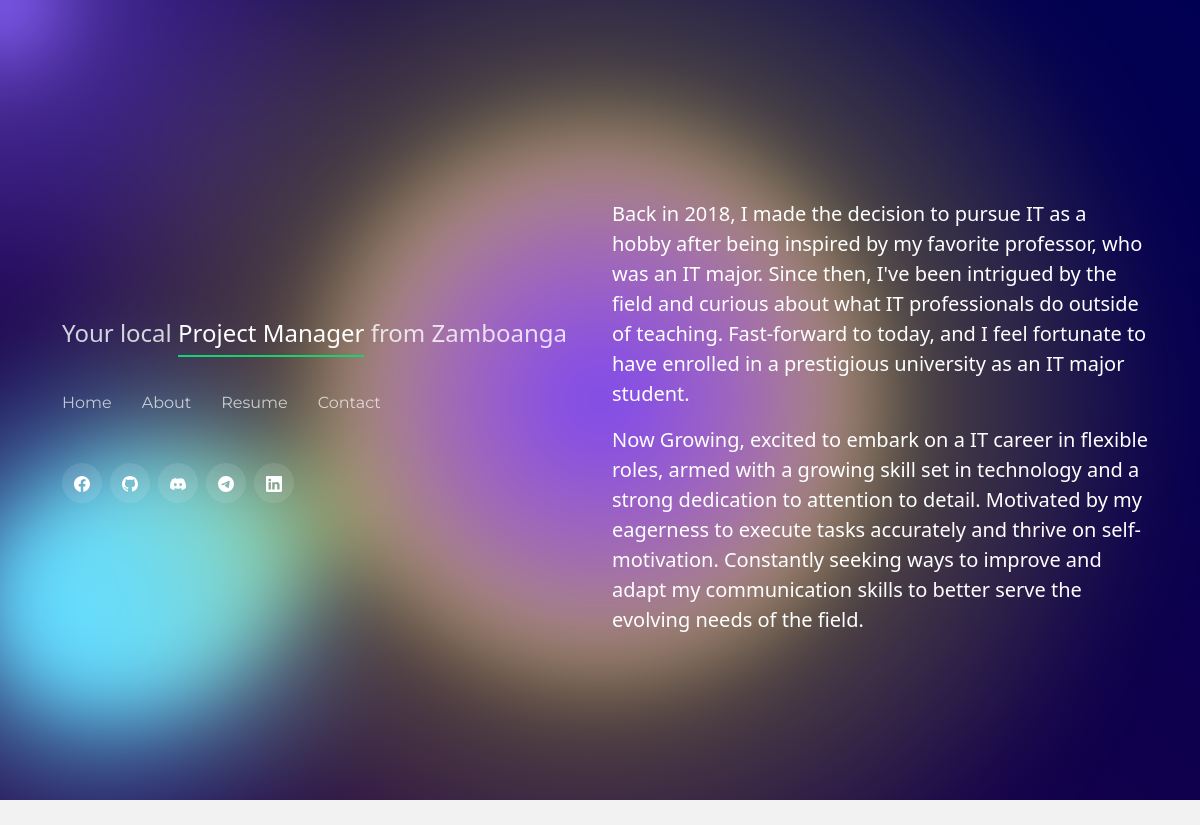
Before: / with the older database file.
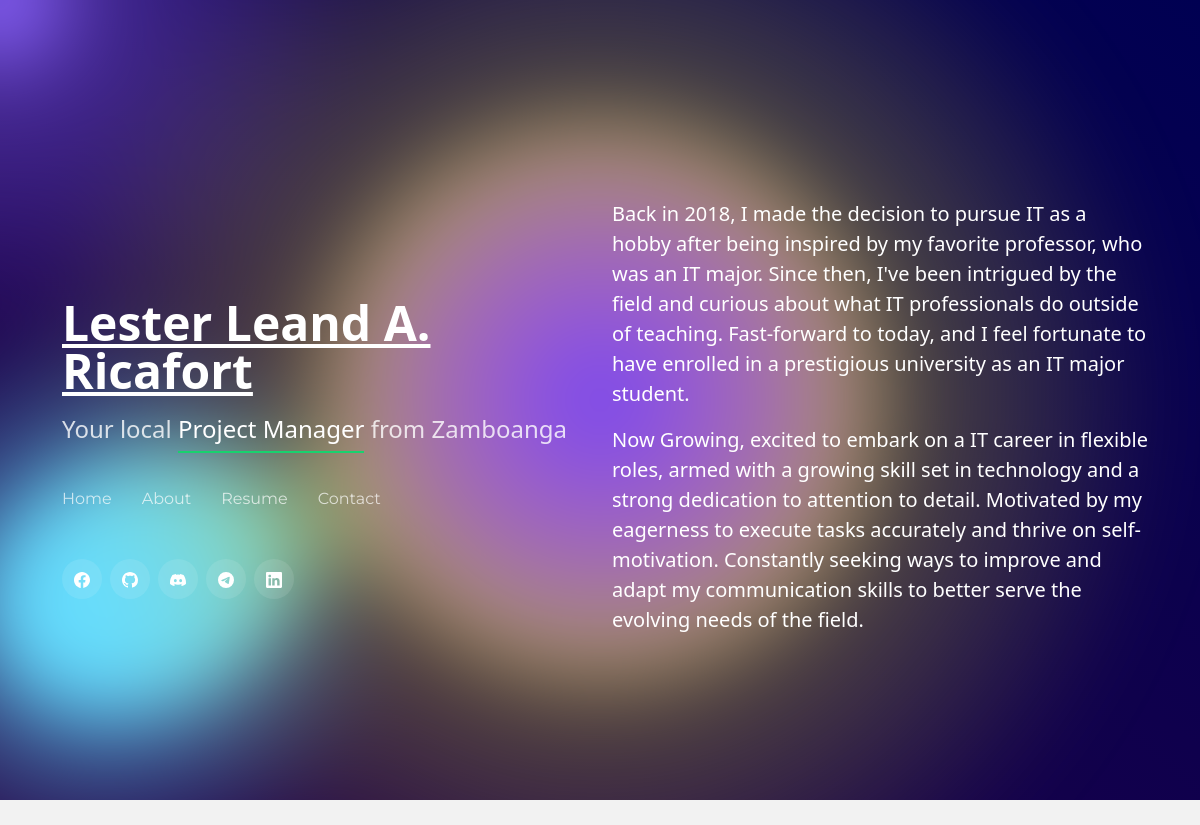
After: the same page with the newer database file.
### cms/models.py (models this page shows, shortened)
class User (AbstractUser):
    intro1 = models.TextField(null = True, blank = True)
    intro2 = models.TextField(null = True, blank = True)
    picture = models.ImageField(upload_to='images/', null= True, blank=True)
    name = models.TextField( null = True, blank = True)
    facebook = models.TextField( null = True, blank = True)
    github = models.TextField( null = True, blank = True)
    discord = models.TextField( null = True, blank = True)
    linkedin = models.TextField( null = True, blank = True)
    twitter = models.TextField( null = True, blank = True)
    phrase = models.TextField( null = True, blank = True)
    description = models.TextField( null = True, blank = True)
    degree = models.TextField( null = True, blank = True)
    birthday = models.TextField( null = True, blank = True)
    phone = models.TextField(max_length=11, null = True, blank = True)
    city = models.TextField( null = True, blank = True)
    age = models.TextField( null = True, blank = True)
    email = models.TextField( null = True, blank = True)
    githubname = models.TextField( null = True, blank = True)
    htmlcheckbox = models.BooleanField(default=False)
    cssCheckbox = models.BooleanField(default=False)
    javascriptCheckbox = models.BooleanField(default=False)
    reactCheckbox = models.BooleanField(default=False)
    tailwindCheckbox = models.BooleanField(default=False)
    pythonCheckbox = models.BooleanField(default=False)
    javaCheckbox = models.BooleanField(default=False)
    MongoDBCheckbox = models.BooleanField(default=False)
    nodejsCheckbox = models.BooleanField(default=False)
    flutterCheckbox = models.BooleanField(default=False)
    kotlinCheckbox = models.BooleanField(default=False)
    troubleshootingCheckbox = models.BooleanField(default=False)
    webdevCheckbox = models.BooleanField(default=False)
    networkCheckbox = models.BooleanField(default=False)
    emailCheckbox = models.BooleanField(default=False)
    school = models.TextField( null = True, blank = True)
    gradyear = models.TextField( null = True, blank = True)
    degreeDesc = models.TextField( null = True, blank = True)
    degree2 = models.TextField( null = True, blank = True)
    school2 = models.TextField( null = True, blank = True)
    gradyear2 = models.TextField( null = True, blank = True)
    degreeDesc2 = models.TextField( null = True, blank = True)
    jobtitle = models.TextField( null = True, blank = True)
    jobyear = models.TextField( null = True, blank = True)
    companyname = models.TextField( null = True, blank = True)
    JobDescri1 = models.TextField( null = True, blank = True)
    JobDescri2 = models.TextField( null = True, blank = True)
    JobDescri3 = models.TextField( null = True, blank = True)
    JobDescri4 = models.TextField( null = True, blank = True)
    roletitle = models.TextField( null = True, blank = True)
    roleyear = models.TextField( null = True, blank = True)
    ojtcompanyname = models.TextField( null = True, blank = True)
    roleDescri1 = models.TextField( null = True, blank = True)
    roleDescri2 = models.TextField( null = True, blank = True)
    roleDescri3 = models.TextField( null = True, blank = True)
    roleDescri4 = models.TextField( null = True, blank = True)

### base/views.py (the view)
# urls.py: 2. Add a URL to urlpatterns:  path('', views.home, name='home')
def home(request):
    user = User.objects.get(id=1)
    context = {'user':user}
    return render(request,'home.html',context)

### templates/home.html (shortened to what this page needs)
{% load static %}
<!DOCTYPE html>
<html lang="en">
  <head>
    <link rel="stylesheet" href='{% static "css/main.css" %}'>
    <link href="https://cdn.jsdelivr.net/npm/bootstrap@5.3.2/dist/css/bootstrap.min.css" rel="stylesheet">
    <link href='https://unpkg.com/boxicons@2.1.4/css/boxicons.min.css' rel='stylesheet'>
    <link href='https://icons.getbootstrap.com/icons' rel='stylesheet'>
  </head>
<body>
  <div class="text-container1">
    {% include "homecontent.html"%}
  </div>
  <div class="gradient-bg">
    <div class="gradients-container">
      <div class="g1"></div>
      <div class="g2"></div>
      <div class="g3"></div>
      <div class="g4"></div>
      <div class="g5"></div>
      <div class="interactive"></div>
    </div>
  </div>
</body>
</html>

### templates/homecontent.html (shortened to what this page needs)
<header id="header">
    <div class="row">
      <div class="col">
        <div class="container-fluid">
          <h1><a href="index.html">{{user.name}}</a></h1>
          <h2>Your local <span id="role">Project Manager</span> from Zamboanga</h2>
          <nav id="navbar" class="navbar">
            <ul>
              <li><a class="nav-link active" href="#header">Home</a></li>
              <li><a class="nav-link" href="{% url 'base:about' %}">About</a></li>
              <li><a class="nav-link" href="{% url 'base:resume' %}">Resume</a></li>
              <li><a class="nav-link" href="{% url 'base:contact' %}">Contact</a></li>
            </ul>
          </nav>
          <div class="social-links">
            <a href="{{user.facebook}}" class="instagram"><i class="bi bi-instagram"></i></a>
            <a href="{{user.github}}" class="linkedin"><i class="bi bi-linkedin"></i></a>
            <a href="{{user.discord}}" class="linkedin"><i class="bi bi-linkedin"></i></a>
            <a href="{{user.twitter}}" class="linkedin"><i class="bi bi-linkedin"></i></a>
            <a href="{{user.linkedin}}" class="linkedin"><i class="bi bi-linkedin"></i></a>
          </div>
        </div>
      </div>
      <div class=" container-fluid col">
        <div class="description">
          <p>{{user.intro1}}</p>
          <p>{{user.intro2}}</p>
        </div>
      </div>
    </div>
</header>

### static/css/main.css (style rules this page uses)
html, body { font-family: "Montserrat", sans-serif; margin: 0; padding: 0; background-color: #f2f2f2; color: #333333; }
:root { --color-bg1: #240046; --color-bg2: #000052; --color1: 18, 113, 255; --color2: 221, 74, 255; --color3: 100, 220, 255; --color4: 200, 50, 50; --color5: 180, 180, 50; --color-interactive: 140, 100, 255; --circle-size: 80%; --blending: overlay; }
.gradient-bg .g1, .gradient-bg .g2, .gradient-bg .g3, .gradient-bg .g4, .gradient-bg .g5, .gradient-bg .interactive { mix-blend-mode: overlay; }
.text-container1 { z-index: 100; width: 100vw; height: 100vh; position: absolute; top: 0; left: 0; padding: 25px 50px; }
#header { position: relative; height: 100vh; display: flex; align-items: center; z-index: 1000; }
#header h1 { font-size: 48px; margin: 0; padding: 0; line-height: 1; font-weight: 700; padding-top: 100px; }
#header h1 a { color: white; }
#header h2 { font-size: 24px; margin-top: 20px; color: rgba(255, 255, 255, 0.8); }
#header h2 span { color: #fff; border-bottom: 2px solid #18d26e; padding-bottom: 6px; }
#header .social-links { margin-top: 40px; display: flex; }
#header .social-links a { font-size: 16px; display: flex; justify-content: center; align-items: center; background: rgba(255, 255, 255, 0.1); color: #fff; line-height: 1; margin-right: 8px; border-radius: 50%; width: 40px; height: 40px; }
.navbar { padding: 0; margin-top: 35px; }
.navbar ul { margin: 0; padding: 0; display: flex; list-style: none; align-items: center; }
.navbar li { position: relative; }
.navbar li+li { margin-left: 30px; }
.navbar a, .navbar a:focus { display: flex; align-items: center; justify-content: space-between; padding: 0; font-family: "Montserrat", sans-serif; font-size: 16px; font-weight: 400; color: rgba(255, 255, 255, 0.7); white-space: nowrap; }
.col { padding-left: 70px; }
p { font-size: 20px; color: white; }
.row { display: flex; }

Changed rows visible on the page:
changed User: name (not shown) → "Lester Leand A. Ricafort"
